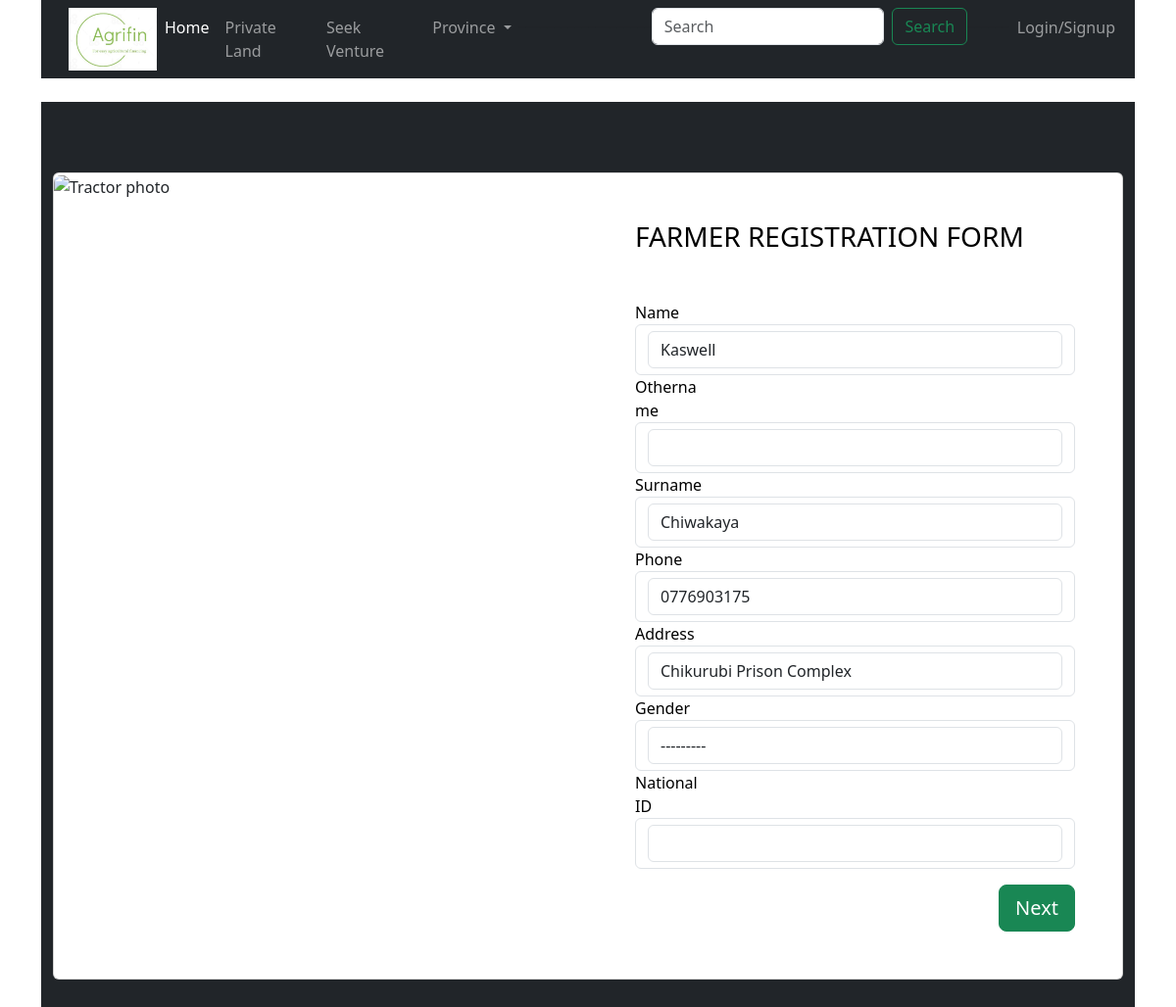
Page /updateFarmer/1b916871-fc8f-11ed-9897-040e3c8fc75f/ on the committed database.
### farmersapp/models.py (models this page shows, shortened)
class Farmer(models.Model):
    gender = (
   ('M','Male'),
   ('F','Female'),
   )
    name = models.CharField(max_length=250)
    othername = models.CharField(max_length=250,null=True, blank=True)
    surname = models.CharField(max_length=250)
    address = models.CharField(max_length=250)
    phone = models.CharField(max_length=20)
    email = models.CharField(max_length=250, null=True,blank=True)
    gender = models.CharField(max_length=10,choices=gender)
    national_id = models.CharField(max_length=30,null =True,unique=True,editable=True,blank=False)
    id = models.UUIDField(default=uuid.uuid1,unique=True,primary_key=True,editable=False)

### farmersapp/views.py (the view)
# urls.py: path("updateFarmer/<str:pk>/",views.updateFarmer,name="updatefarmer"),
def updateFarmer(request,pk):
    farmer = Farmer.objects.get(id = pk)
    form = FarmerForm(instance=farmer)
    if request.method =='POST':
        form = FarmerForm(request.POST,instance=farmer)
        if form.is_valid():
            form.save()
            return redirect('ventures')
    context = {'form':form}
    return render (request,'farmer_form.html',context)

### farmersapp/forms.py
class FarmerForm(forms.ModelForm):
    class Meta:
        model = Farmer
        fields = ('name','othername','surname','phone','address','gender','national_id')
        widgets = {
            'name':forms.TextInput(attrs={'class':'form-control'}),
            'othername':forms.TextInput(attrs={'class':'form-control'}),
            'surname':forms.TextInput(attrs={'class':'form-control'}),
            'phone':forms.TextInput(attrs={'class':'form-control'}),
            'address':forms.TextInput(attrs={'class':'form-control'}),
            'gender':forms.Select(attrs={'class':'form-control'}),
            'national_id':forms.TextInput(attrs={'class':'form-control'})
        }

### farmersapp/templates/farmer_form.html (shortened to what this page needs)
{%extends 'main.html'%}
{%block content%}
{%load static%}
    <form method="POST">
<section class="h-100 bg-dark">
    <div class="container py-5 h-100">
      <div class="row d-flex justify-content-center align-items-center h-100">
        <div class="col">
          <div class="card card-registration my-4">
            <div class="row g-0">
              <div class="col-xl-6 d-none d-xl-block">
                <img src="{%static 'images/pexels-mark-stebnicki-11678434.jpg'%}"
                  alt="Tractor photo" class="img-fluid"
                  style="border-top-left-radius: .45rem; border-bottom-left-radius: .45rem;height: 800px;" />
              </div>
              <div class="col-xl-6">
                <div class="card-body p-md-5 text-black">
                  <h3 class="mb-5 text-uppercase">Farmer registration form</h3>
                  <form class="form-horizontal">
                    <div class="form-group">
                      <label for="farmer" class="col-sm-2 control-label">Name</label>
                      <div class="form-control">
                        {{ form.name }}
                      </div>
                    </div>
                    <div class="form-group">
                      <label for="farm_name" class="col-sm-2 control-label">Othername</label>
                      <div class="form-control">
                        {{ form.othername }}
                      </div>
                    </div>
                    <div class="form-group">
                      <label for="plot_number" class="col-sm-2 control-label">Surname</label>
                      <div class="form-control">
                        {{ form.surname }}
                      </div>
                    </div>
                    <div class="form-group">
                      <label for="extend" class="col-sm-2 control-label">Phone</label>
                      <div class="form-control">
                        {{ form.phone }}
                      </div>
                    </div>
                    <div class="form-group">
                      <label for="district" class="col-sm-2 control-label">Address</label>
                      <div class="form-control">
                        {{ form.address }}
                      </div>
                    </div>
                    <div class="form-group">
                      <label for="province" class="col-sm-2 control-label">Gender</label>
                      <div class="form-control">
                        {{form.gender}}
                      </div>
                    </div>
                    <div class="form-group">
                      <label for="ward" class="col-sm-2 control-label">National ID</label>
                      <div class="form-control">
                        {{ form.national_id }}
                      </div>
                    </div>
                  <div class="d-flex justify-content-end pt-3">
                    <button type="submit" class="btn btn-success btn-lg ms-2">Next</button>
                  </div>
                </div>
              </div>
            </div>
          </div>
        </div>
      </div>
    </div>
  </section>
    </form>
{%endblock%}

### rows in the picture
Farmer: name "Kaswell", surname "Chiwakaya", phone "0776903175", address "Chikurubi Prison Complex", gender "---------"
